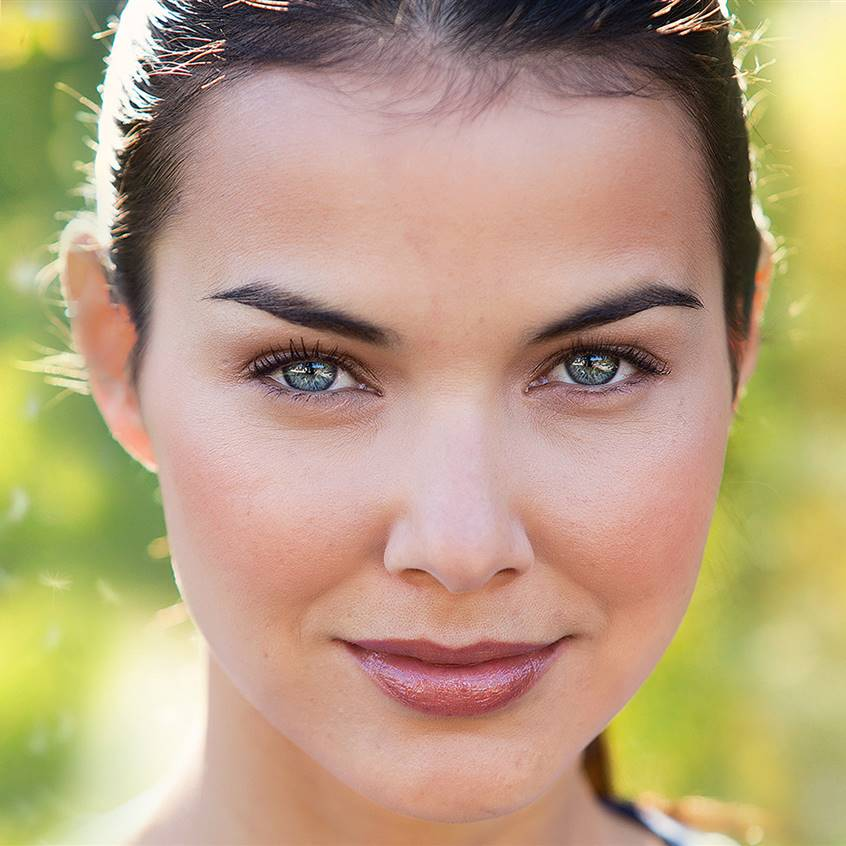
#> input picture tutorias_data_science/ejemplos/data/cara.jpg, 846 x 846 px
$ jupyter execute decomposicion_SVD_a_una_imagen.ipynb   (shell and % lines are left out)
#> lines starting #> are read from the running program, lines starting #| are printed output that depends on the picture
[cell 1]
import matplotlib.pyplot as plt
import numpy as np
from PIL import Image

[cell 2]
#plt.style.use('classic')
figsize = (8,8)
plt.figure(figsize=figsize)
imagen = Image.open('./data/cara.jpg')
#> imagen is the input picture: PIL image 846x846 RGB; mean R, G, B 183, 159.1, 126.6
plt.imshow(imagen)

[cell 3]
imagen_gr = imagen.convert('LA')
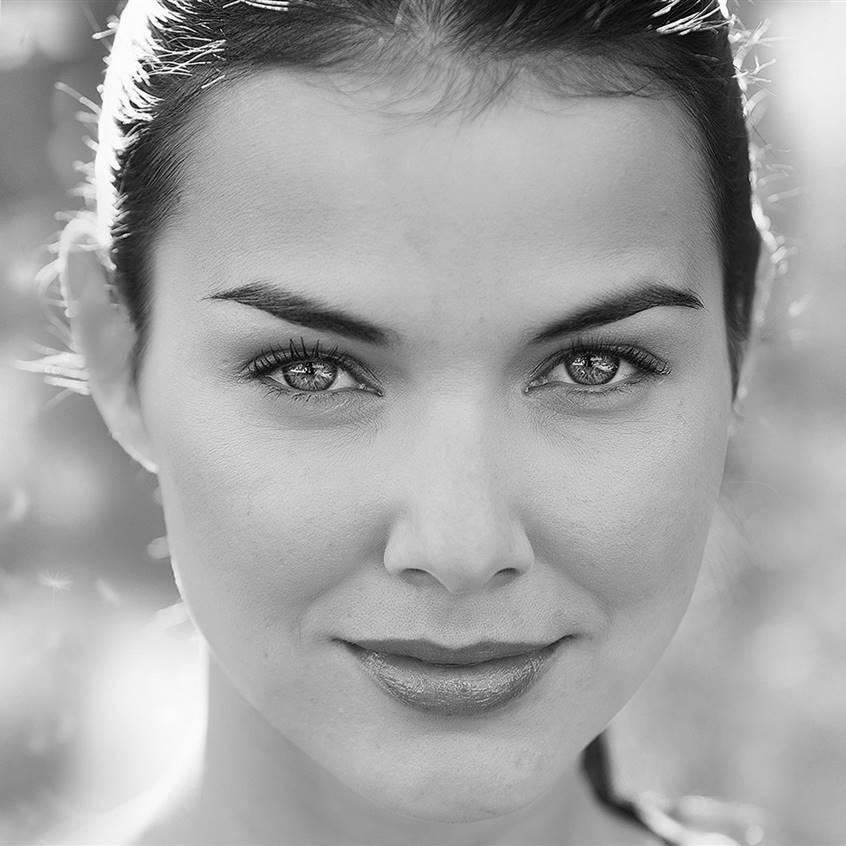
#> imagen_gr: PIL image 846x846 LA; mean R, G, B, A 162.5, 162.5, 162.5, 255

[cell 4]
type(imagen_gr)

[cell 5]
imagen_mat = np.array(list(imagen_gr.getdata(band=0)), float)

[cell 6]
imagen_mat.shape = (imagen_gr.size[1], imagen_gr.size[0])

[cell 7]
u, d, v = np.linalg.svd(imagen_mat)
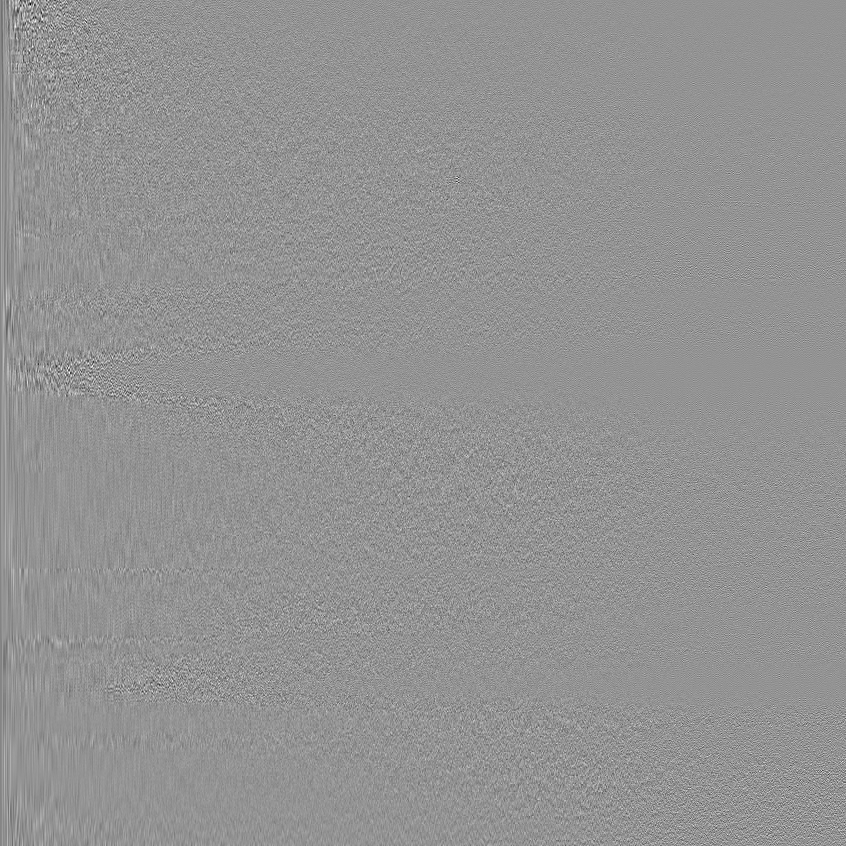
#> u: shape (846, 846) float64; min -0.367, max 0.268, mean -4.17e-05; drawn with min black and max white
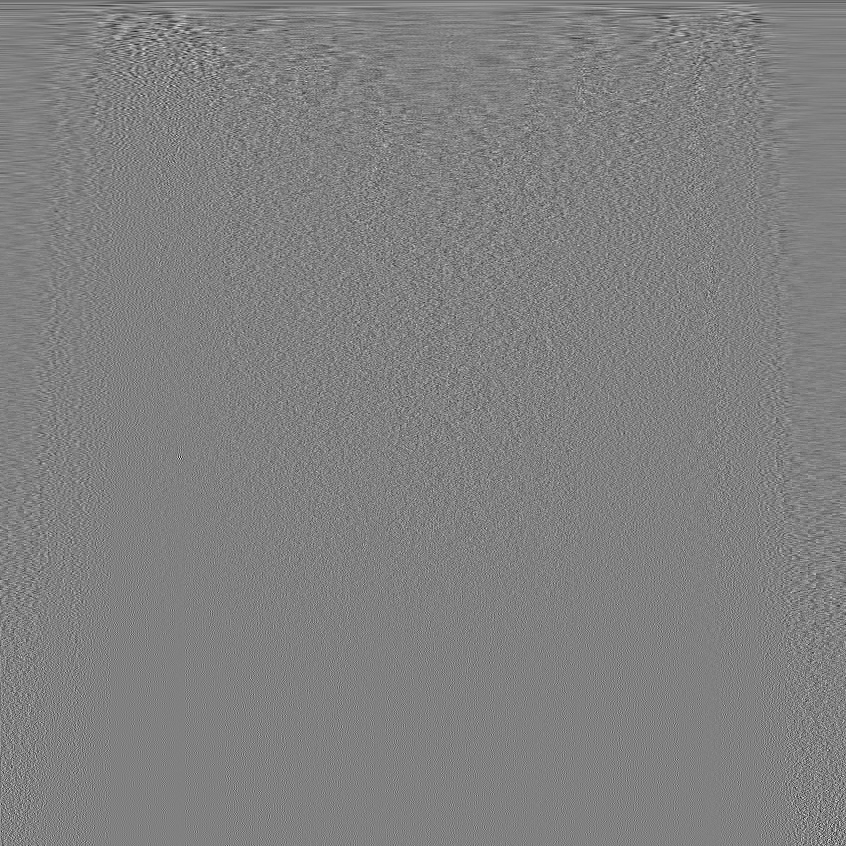
#> v: shape (846, 846) float64; min -0.27, max 0.263, mean -3.91e-05; drawn with min black and max white
#> d = 846 values, max 139026.4 at index 0, min 0.0091 at index 845, mean 469.9

[cell 8]
len(d)
#> Out = 846

[cell 9]
print(imagen_mat.shape)
#| (846, 846)
print(u.shape)
#| (846, 846)
print(d.shape)
#| (846,)
print(v.shape)
#| (846, 846)

[cell 10]
imagen_recons = np.matrix(u[:,:1]) * np.diag(d[:1]) * np.matrix(v[:1,:])
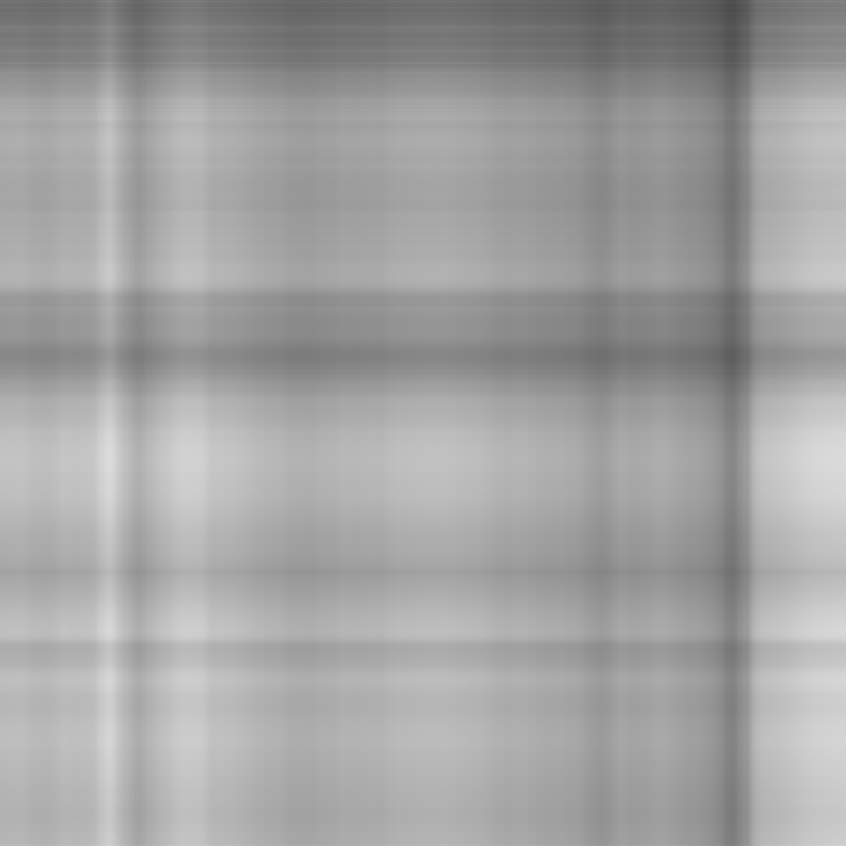
#> imagen_recons: shape (846, 846) float64; min 76.43, max 220.3, mean 162.6
plt.imshow(imagen_recons, cmap='gray')

[cell 11]
i = 5
plt.figure(figsize=figsize)
imagen_recons = np.matrix(u[:,:i]) * np.diag(d[:i]) * np.matrix(v[:i,:])
plt.imshow(imagen_recons, cmap='gray')
title  = 'Valores singulares = %s ' %i
plt.title(title)
plt.show

[cell 12]
i = 10
imagen_recons = np.matrix(u[:,:i]) * np.diag(d[:i]) * np.matrix(v[:i,:])
plt.imshow(imagen_recons, cmap='gray')
title  = 'Valores singulares = %s ' %i

plt.title(title)
plt.show

[cell 13]
i = 15
imagen_recons = np.matrix(u[:,:i]) * np.diag(d[:i]) * np.matrix(v[:i,:])
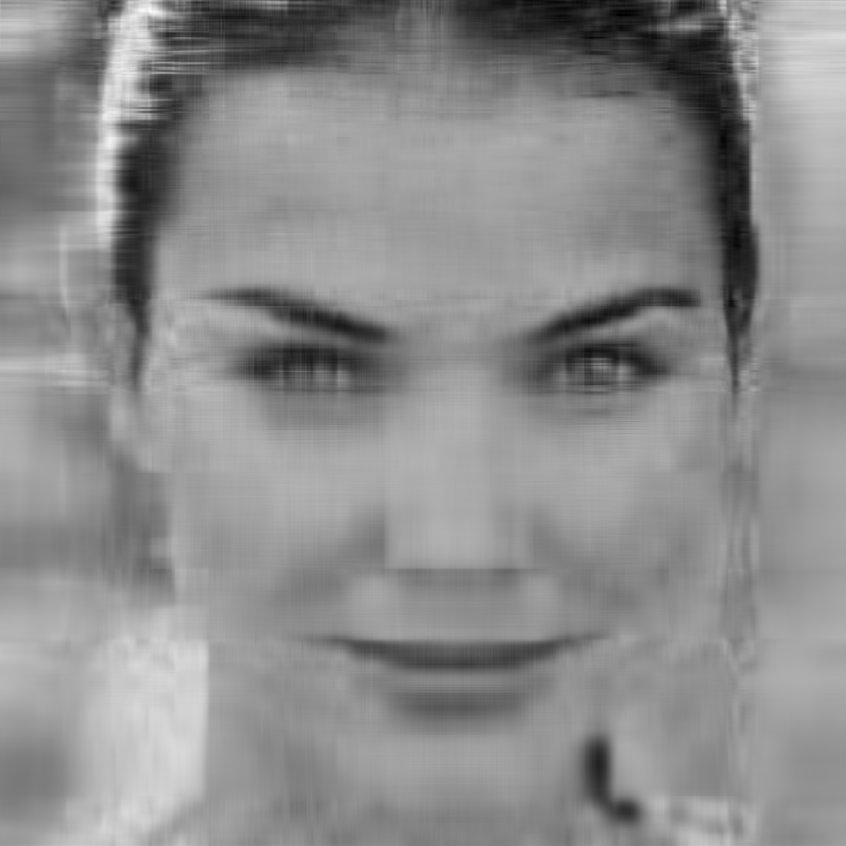
#> imagen_recons: shape (846, 846) float64; min -8.02, max 301.6, mean 162.5; drawn with min black and max white
plt.imshow(imagen_recons, cmap='gray')
title  = 'Valores singulares = %s ' %i

plt.title(title)
plt.show

[cell 14]
i = 20
imagen_recons = np.matrix(u[:,:i]) * np.diag(d[:i]) * np.matrix(v[:i,:])
plt.imshow(imagen_recons, cmap='gray')
title  = 'Valores singulares = %s ' %i

plt.title(title)
plt.show

[cell 15]
i = 25
imagen_recons = np.matrix(u[:,:i]) * np.diag(d[:i]) * np.matrix(v[:i,:])
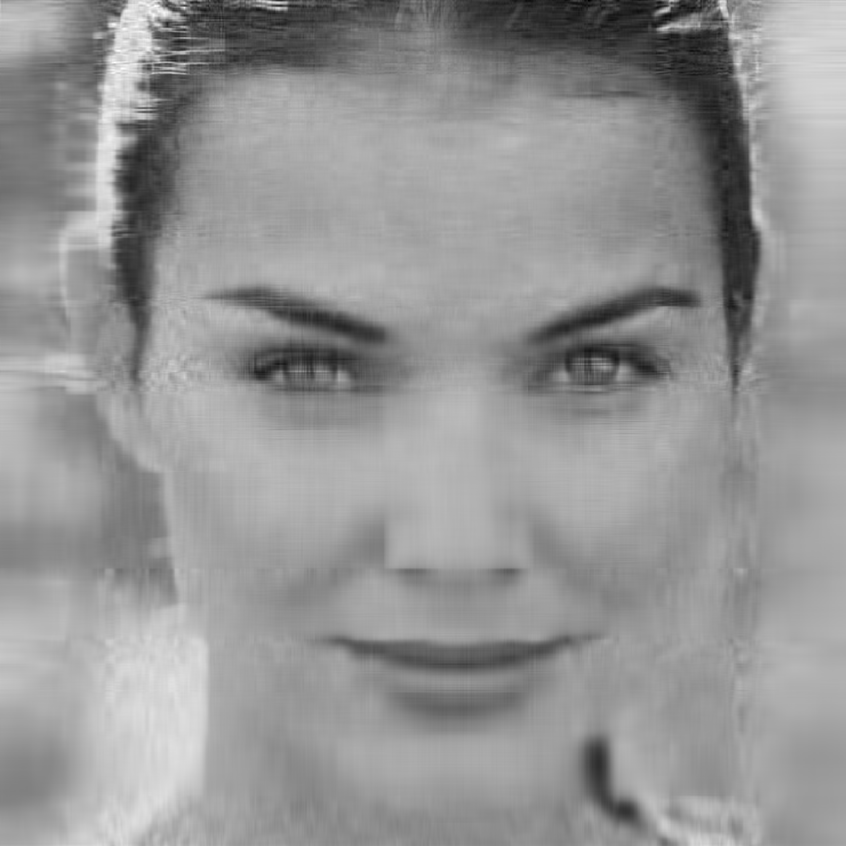
#> imagen_recons: shape (846, 846) float64; min -26.76, max 296.8, mean 162.5; drawn with min black and max white
plt.imshow(imagen_recons, cmap='gray')
title  = 'Valores singulares = %s ' %i

plt.title(title)
plt.show

[cell 16]
i = 50
imagen_recons = np.matrix(u[:,:i]) * np.diag(d[:i]) * np.matrix(v[:i,:])
plt.imshow(imagen_recons, cmap='gray')
title  = 'Valores singulares = %s ' %i

plt.title(title)
plt.show

[cell 17]
i = 500
imagen_recons = np.matrix(u[:,:i]) * np.diag(d[:i]) * np.matrix(v[:i,:])
plt.imshow(imagen_recons, cmap='gray')
title  = 'Valores singulares = %s ' %i

plt.title(title)
plt.show
